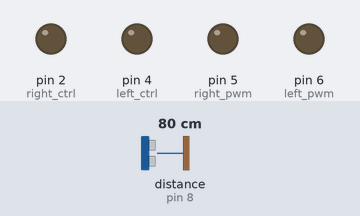
Bench run of a sketch on a simulated Arduino Uno, built with avr-gcc and run on an emulated ATmega328P. Parts: output pins drawn as LEDs (lit = HIGH). The inputs (shaded band) are chosen by the test bench; at power-on: distance to the obstacle (sensor on pin 8) 80 cm. The echo pulse lasts 58.3 µs per cm.

Above: at 1.9 s.
2.0 s: distance to the obstacle (sensor on pin 8) set to 38 cm
3.5 s: distance to the obstacle (sensor on pin 8) set to 31 cm
At 4.2 s:
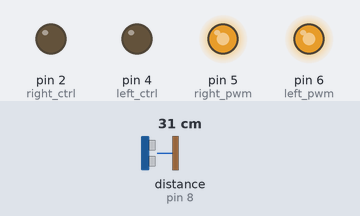
5.0 s: distance to the obstacle (sensor on pin 8) set to 14 cm
6.5 s: distance to the obstacle (sensor on pin 8) set to 10 cm
At 7.3 s:
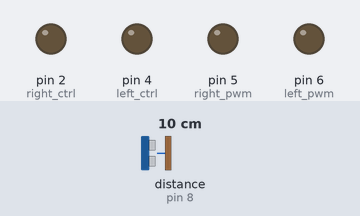
8.0 s: distance to the obstacle (sensor on pin 8) set to 6 cm
At 8.3 s:
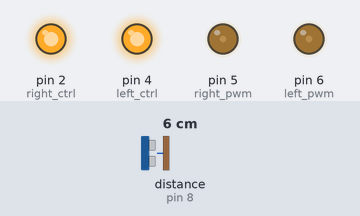
9.5 s: distance to the obstacle (sensor on pin 8) set to 9 cm
At 11.0 s:
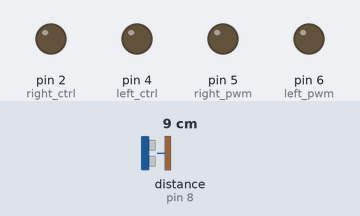
Timing chart, 0 to 12.0 s (numbered marks = the images above; inputs shaded):
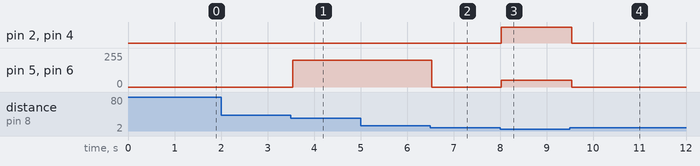

The sketch:

Project_08_Follow_Me.ino
```cpp
//*************************************************************************************
/*
Project 08: follow me
Car follows the object
*/
const int left_ctrl = 4;//定义左电机方向控制引脚D4
const int left_pwm = 6;//定义左电机速度控制引脚D6
const int right_ctrl = 2;//定义右电机方向控制引脚D2
const int right_pwm = 5;//定义右电机速度控制引脚D5
#include "SR04.h" //定义超声波模块函数库
#define TRIG_PIN 8// 定义超声波的信号输入在D8
#define ECHO_PIN 7//定义超声波的信号输出在D7
SR04 sr04 = SR04(ECHO_PIN,TRIG_PIN);
long distance;
const int servopin = 9;//定义舵机的脚位在D9
int myangle;
int pulsewidth;

void setup() {
  pinMode(left_ctrl,OUTPUT);//设置左电机方向控制引脚为输出
  pinMode(left_pwm,OUTPUT);//设置左电机pwm控制速度引脚为输出
  pinMode(right_ctrl,OUTPUT);//设置右电机方向控制引脚为输出
  pinMode(right_pwm,OUTPUT);//设置右电机pwm控制速度引脚为输出
  pinMode(TRIG_PIN,OUTPUT);//设置TRIG_PIN为输出
  pinMode(ECHO_PIN,INPUT);//设置ECHO_PIN为输入
  servopulse(servopin,90);//设置舵机初始角度为90
  delay(300);
}

void loop() {
  distance = sr04.Distance();//超声波测量的距离
  if(distance<8)//如果距离小于8
  {
    back();//后退
  }
  else if((distance>=8)&&(distance<13))//如果距离大于等于8，小于13
  {
    Stop();//停止
  }
  else if((distance>=13)&&(distance<35))//如果距离大于等于13，小于35
  {
    front();//跟随
  }
  else//如果以上都不是
  {
    Stop();//停止
  }
}

void servopulse(int servopin,int myangle)//舵机运行角度
{
  for(int i=0; i<20; i++)
  {
    pulsewidth = (myangle*11)+500;
    digitalWrite(servopin,HIGH);
    delayMicroseconds(pulsewidth);
    digitalWrite(servopin,LOW);
    delay(20-pulsewidth/1000);
  }
}

void front()//定义前进的状态
{
  digitalWrite(left_ctrl,LOW); //左电机方向控制引脚低电平
  analogWrite(left_pwm,200); //左电机PWM控制速度200
  digitalWrite(right_ctrl,LOW); //右电机方向控制引脚低电平
  analogWrite(right_pwm,200); //右电机PWM控制速度200
}
void back()//定义后退的状态
{
  digitalWrite(left_ctrl,HIGH); //左电机方向控制引脚高电平
  analogWrite(left_pwm,50); //左电机PWM控制速度50
  digitalWrite(right_ctrl,HIGH); //右电机方向控制引脚高电平
  analogWrite(right_pwm,50); //右电机PWM控制速度50
}
void Stop()//定义停止的状态
{
  digitalWrite(left_ctrl,LOW);//左电机方向控制引脚低电平
  analogWrite(left_pwm,0);//左电机PWM控制速度0
  digitalWrite(right_ctrl,LOW);//右电机方向控制引脚低电平
  analogWrite(right_pwm,0);//右电机PWM控制速度0
}
//*************************************************************************************
```

Measured:
- the behaviour switches between 35 and 34 cm on distance to the obstacle (sensor on pin 8) (found by bisection; images 0 and 1)
- the behaviour switches between 13 and 12 cm on distance to the obstacle (sensor on pin 8) (found by bisection; images 1 and 2)
- the behaviour switches between 8 and 7 cm on distance to the obstacle (sensor on pin 8) (found by bisection; images 2 and 3)
- after the input at 2.0 s, every drawn part: stays the same
- after the input at 3.5 s, pin 5 (right_pwm), pin 6 (left_pwm): 0/255 → 200/255 after 0.05 s
- after the input at 5.0 s, every drawn part: stays the same
- after the input at 6.5 s, pin 5 (right_pwm), pin 6 (left_pwm): 200/255 → 0/255 at once
- after the input at 8.0 s, pin 2 (right_ctrl), pin 4 (left_ctrl): LOW → HIGH at once; pin 5 (right_pwm), pin 6 (left_pwm): 0/255 → 50/255 at once
- after the input at 9.5 s, pin 2 (right_ctrl), pin 4 (left_ctrl): HIGH → LOW at once; pin 5 (right_pwm), pin 6 (left_pwm): 50/255 → 0/255 at once
